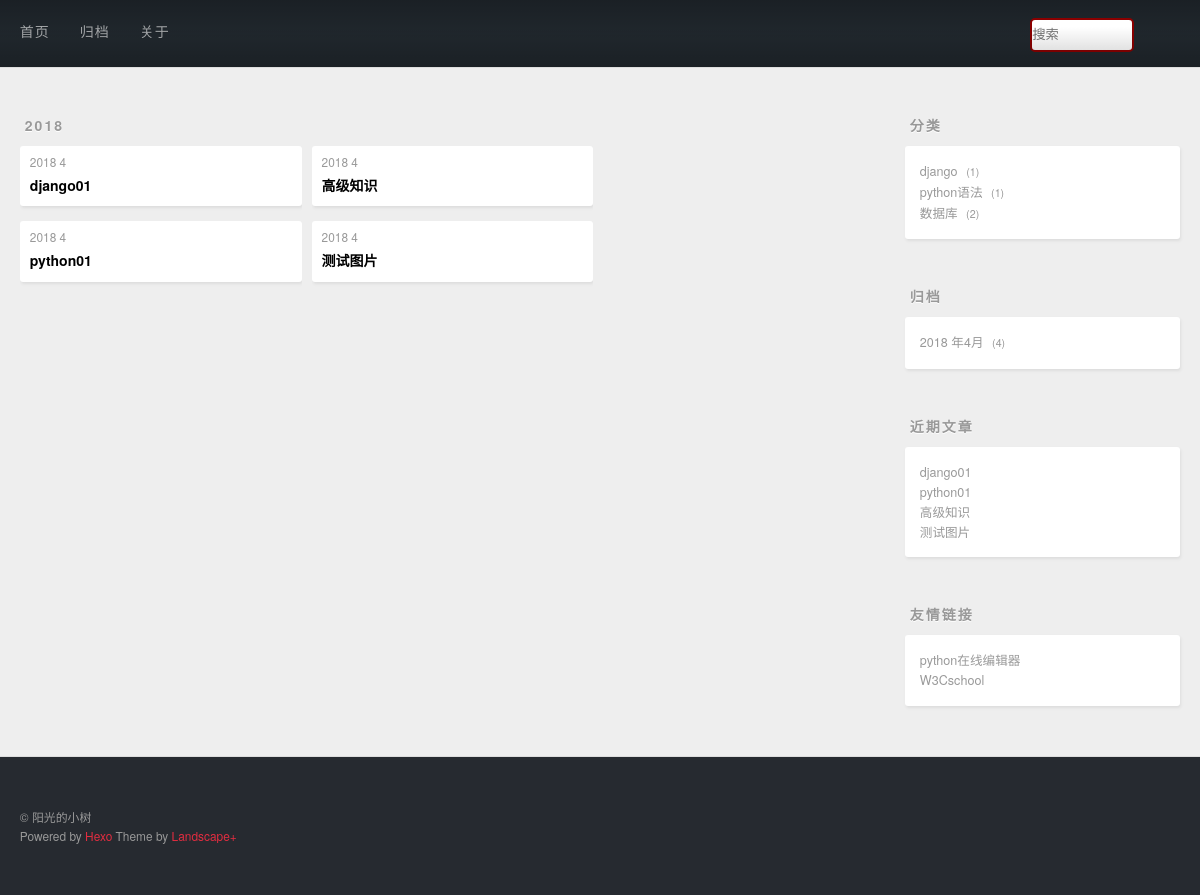
The app's page /archive/2018/4 with its own data.
### mypost/models.py (models this page shows, shortened)
class Post(models.Model):
    title=models.CharField(max_length=20,verbose_name='题目')
    decs =RichTextUploadingField(verbose_name='描述')
    content=models.TextField(verbose_name='描述',null=True,blank=True,default='非必须项')
    created=models.DateField(auto_now_add=True,verbose_name='创建时间')
    modified=models.DateField(auto_now=True,verbose_name='修改')
    zhonglei=models.ForeignKey(Zhonglei,verbose_name='种类')
    biaoqian=models.ManyToManyField(Biaoqian,verbose_name='标签')

class Zhonglei(models.Model):
    name=models.CharField(max_length=20,unique=True)

### mypost/views.py (the view)
# urls.py: url(r'^archive/(\d+)/(\d+)$',views.date_details_view),
def date_details_view(request,year,month):
    posts= Post.objects.filter(created__year=year,created__month=month).all()
    return render(request,'archive.html',context={'posts':posts})

### mypost/quanjushanxiawen.py (called while the page is built)
def slider_context(request):
    context={}
    context['category']=Post.objects.values('zhonglei','zhonglei__name').annotate(count = Count('*'))
    archive = Post.objects.values('created').order_by('-created')
    context['archive']=archive
    context['recent']=Post.objects.order_by('-created').all()[:5]
    return context

### mypost/templates/archive.html (shortened to what this page needs)
{% extends 'blogbase.html' %}
{% block main %}
    <div class="archives-wrap">
    {% regroup posts by created.year as year_group %}
    {% for year in year_group %}
        <div class="archive-year-wrap">
          <span class="archive-year">{{ year.grouper }}</span>
        </div>
        <div class="archives">
        {% for post in year.list %}
             <article class="archive-article archive-type-post">
  <div class="archive-article-inner">
    <header class="archive-article-header">
      <a href="#" class="archive-article-date">
  <time>{{post.created.year }} {{ post.created.month }}</time>
</a>
    <h1 itemprop="name">
      <a class="archive-article-title" target="_blank" href="/post/details/{{ post.id }}">{{ post.title }}</a>
    </h1>
    </header>
  </div>
</article>
        {% endfor %}
        </div>
    {% endfor %}
    </div>
{% endblock main %}

### templates/blogslider.html
<aside id="sidebar">
  <div class="widget-wrap">
    <h3 class="widget-title">分类</h3>
    <div class="widget">
      <ul class="category-list">
          {% for cate in category %}
              <li class="category-list-item">
              <a class="category-list-link" href="/category/{{ cate.zhonglei }}">{{ cate.zhonglei__name }}</a>
              <span class="category-list-count">{{ cate.count }}</span>
          </li>
          {% endfor cate %}
      </ul>
      </div>
  </div>
  <div class="widget-wrap">
    <h3 class="widget-title">归档</h3>
    <div class="widget">
      <ul class="archive-list">
           {% regroup archive by created.year as year_group  %}
          {% for year in year_group %}
              {%  regroup year.list by created.month  as month_group %}
                  {% for month in month_group %}
          <li class="archive-list-item">
                      <a class="archive-list-link" href="/archive/{{ year.grouper }}/{{month.grouper}}">{{ year.grouper  }} 年{{ month.grouper }}月</a>
              <span class="archive-list-count">{{ month.list|length }}</span>
          </li>{% endfor  %}
       {% endfor %}
      </ul>
    </div>
  </div>
  <div class="widget-wrap">
    <h3 class="widget-title">近期文章</h3>
    <div class="widget">
      <ul>
         {% for p in recent %}
              <li>
            <a href="/post/details/{{ p.id }}" target="_blank">{{ p.title }}</a>
          </li>
          {% endfor %}
      </ul>
    </div>
  </div>
  <div class="widget-wrap">
    <h3 class="widget-title">友情链接</h3>
    <div class="widget">
      <ul>
          <li>
            <a href="https://c.runoob.com/compile/6" target="_blank">python在线编辑器</a>
          </li>
          <li>
            <a href="https://www.w3cschool.cn/python/" target="_blank">W3Cschool</a>
          </li>
      </ul>
    </div>
  </div>
</aside>

### staticfile/css/style.css (style rules this page uses)
body { zoom: 1; width: 100%; }
body:before, body:after { content: ""; display: table; }
body:after { clear: both; }
html, body, div, span, applet, object, iframe, h1, h2, h3, h4, h5, h6, p, blockquote, pre, a, abbr, acronym, address, big, cite, code, del, dfn, em, img, ins, kbd, q, s, samp, small, strike, strong, sub, sup, tt, var, dl, dt, dd, ol, ul, li, fieldset, form, label, legend, table, caption, tbody, tfoot, thead, tr, th, td { margin: 0; padding: 0; border: 0; outline: 0; font-weight: inherit; font-style: inherit; font-family: inherit; font-size: 100%; vertical-align: baseline; }
body { line-height: 1; color: #000; background: #fff; }
ol, ul { list-style: none; }
html, body, #container { height: 100%; }
body { background: #eee; font: 14px/1.6em "微软雅黑", "Microsoft Yahei", "Droid Sans", Helvetica Neue, Helvetica, Arial, sans-serif; -webkit-text-size-adjust: 100%; }
.article-date, .article-category-link, .archive-year, .widget-title { text-decoration: none; text-transform: uppercase; letter-spacing: 2px; color: #999; margin-bottom: 1em; margin-left: 5px; line-height: 1em; text-shadow: 0 1px #fff; font-weight: bold; }
.article-inner, .archive-article-inner { background: #fff; -webkit-box-shadow: 1px 2px 3px #ddd; box-shadow: 1px 2px 3px #ddd; -webkit-border-radius: 3px; border-radius: 3px; }
.article-entry ul, .widget ul, .article-entry ol, .widget ol, .article-entry dl, .widget dl { margin: 0 20px; line-height: 1.6em; }
.article-entry ul, .widget ul { list-style: disc; }
.archives-wrap { margin: 50px 0; }
.archives { zoom: 1; }
.archives:before, .archives:after { content: ""; display: table; }
.archives:after { clear: both; }
.archive-year-wrap { margin-bottom: 1em; line-height: 1em; }
.archives { -webkit-column-gap: 10px; -moz-column-gap: 10px; column-gap: 10px; }
@media screen and (min-width: 768px) { .archives { -webkit-column-count: 3; -moz-column-count: 3; column-count: 3; } }
.archive-article { -webkit-column-break-inside: avoid; page-break-inside: avoid; overflow: hidden; break-inside: avoid-column; }
.archive-article-inner { padding: 10px; margin-bottom: 15px; }
.archive-article-title { text-decoration: none; font-weight: bold; color: #000; -webkit-transition: color 0.2s; -moz-transition: color 0.2s; -o-transition: color 0.2s; -ms-transition: color 0.2s; transition: color 0.2s; line-height: 1.6em; }
.archive-article-date { color: #999; text-decoration: none; font-size: 0.85em; line-height: 1em; margin-bottom: 0.5em; display: block; }
@media screen and (min-width: 768px) { #sidebar { display: inline; float: left; width: 23.3333333333333%; margin: 0 0.8333333333333%; } }
.widget-wrap { margin: 50px 0; }
.widget { color: #777; text-shadow: 0 1px #fff; background: #fff; -webkit-box-shadow: 1px 2px 3px #ddd; box-shadow: 1px 2px 3px #ddd; padding: 15px; -webkit-border-radius: 3px; border-radius: 3px; }
.widget a { color: #999; text-decoration: none; }
.widget { line-height: 1.6em; word-wrap: break-word; font-size: 0.9em; }
.widget ul, .widget ol { list-style: none; margin: 0; }
.category-list-count, .tag-list-count, .archive-list-count { padding-left: 5px; color: #999; font-size: 0.85em; }
.category-list-count:before, .tag-list-count:before, .archive-list-count:before { content: "("; }
.category-list-count:after, .tag-list-count:after, .archive-list-count:after { content: ")"; }

### records on screen
Post: created.year "2018", created.month "4", title "django01"
Post: created.year "2018", created.month "4", title "python01"
Post: created.year "2018", created.month "4", title "高级知识"
Post: created.year "2018", created.month "4", title "测试图片"
Zhonglei: zhonglei__name "django", count "1"
Zhonglei: zhonglei__name "python语法", count "1"
Zhonglei: zhonglei__name "数据库", count "2"

### other values on screen
{{ year.grouper }} "2018"
{{ month.grouper }} "4"
{{ month.list|length }} "4"
